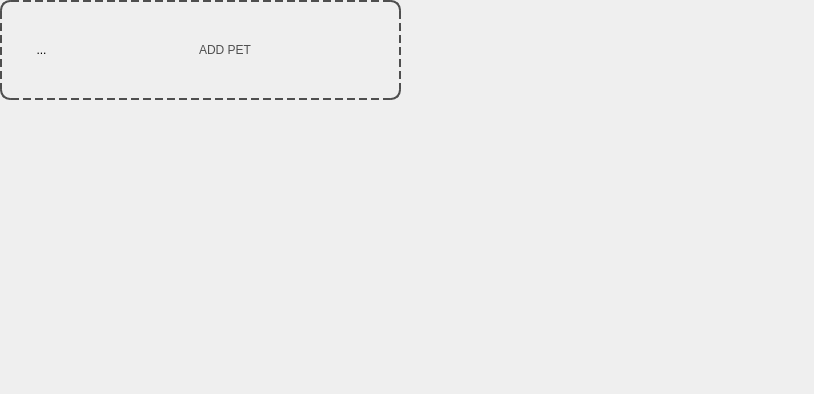
                    <widget class="QWidget" name="scrollAreaWidgetContents_4">
                     <property name="geometry">
                      <rect>
                       <x>0</x>
                       <y>0</y>
                       <width>814</width>
                       <height>394</height>
                      </rect>
                     </property>
                     <layout class="QGridLayout" name="gridLayout_6">
                      <property name="leftMargin">
                       <number>0</number>
                      </property>
                      <property name="topMargin">
                       <number>0</number>
                      </property>
                      <property name="rightMargin">
                       <number>0</number>
                      </property>
                      <property name="spacing">
                       <number>10</number>
                      </property>
                      <item row="0" column="0" alignment="Qt::AlignLeft|Qt::AlignTop">
                       <widget class="QFrame" name="addPetButton">
                        <property name="sizePolicy">
                         <sizepolicy hsizetype="Expanding" vsizetype="Fixed">
                          <horstretch>0</horstretch>
                          <verstretch>0</verstretch>
                         </sizepolicy>
                        </property>
                        <property name="minimumSize">
                         <size>
                          <width>401</width>
                          <height>100</height>
                         </size>
                        </property>
                        <property name="cursor">
                         <cursorShape>PointingHandCursor</cursorShape>
                        </property>
                        <property name="styleSheet">
                         <string notr="true">#addPetButton{
	border-radius:10px;
	border:2px dashed #4F4F4F;
}
#addPetButton:hover{
	background-color:rgb(230, 230, 230);
}</string>
                        </property>
                        <property name="frameShape">
                         <enum>QFrame::StyledPanel</enum>
                        </property>
                        <property name="frameShadow">
                         <enum>QFrame::Raised</enum>
                        </property>
                        <layout class="QHBoxLayout" name="horizontalLayout_16">
                         <property name="spacing">
                          <number>0</number>
                         </property>
                         <property name="leftMargin">
                          <number>30</number>
                         </property>
                         <property name="topMargin">
                          <number>0</number>
                         </property>
                         <property name="rightMargin">
                          <number>0</number>
                         </property>
                         <property name="bottomMargin">
                          <number>0</number>
                         </property>
                         <item>
                          <widget class="QToolButton" name="plusSignBtn">
                           <property name="cursor">
                            <cursorShape>PointingHandCursor</cursorShape>
                           </property>
                           <property name="styleSheet">
                            <string notr="true">background-color:transparent;
border:none;</string>
                           </property>
                           <property name="text">
                            <string>...</string>
                           </property>
                           <property name="icon">
                            <iconset resource="../resource.qrc">
                             <normaloff>:/Icons/Icons/AddIconAppointment.png</normaloff>:/Icons/Icons/AddIconAppointment.png</iconset>
                           </property>
                           <property name="iconSize">
                            <size>
                             <width>50</width>
                             <height>50</height>
                            </size>
                           </property>
                          </widget>
                         </item>
                         <item>
                          <widget class="QToolButton" name="addpetQtoolBtn">
                           <property name="sizePolicy">
                            <sizepolicy hsizetype="Expanding" vsizetype="Fixed">
                             <horstretch>0</horstretch>
                             <verstretch>0</verstretch>
                            </sizepolicy>
                           </property>
                           <property name="cursor">
                            <cursorShape>PointingHandCursor</cursorShape>
                           </property>
                           <property name="styleSheet">
                            <string notr="true">background-color:transparent;
border:none;
font: 81 30pt &quot;Montserrat ExtraBold&quot;;
color:#4F4F4F;</string>
                           </property>
                           <property name="text">
                            <string>ADD PET</string>
                           </property>
                          </widget>
                         </item>
                        </layout>
                       </widget>
                      </item>
                     </layout>
                    </widget>
